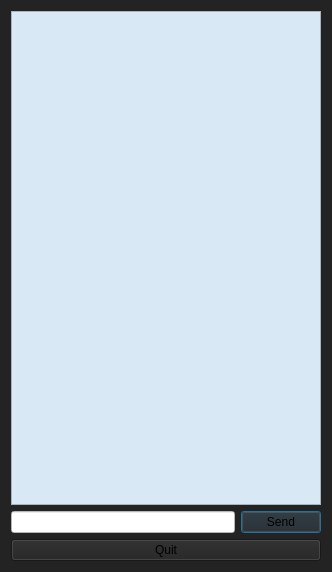
<?xml version="1.0" encoding="UTF-8"?>
<ui version="4.0">
 <class>Chat</class>
 <widget class="QDialog" name="Chat">
  <property name="geometry">
   <rect>
    <x>0</x>
    <y>0</y>
    <width>332</width>
    <height>572</height>
   </rect>
  </property>
  <property name="windowTitle">
   <string>Bluetooth Chat</string>
  </property>
  <property name="styleSheet">
   <string notr="true">background-color: rgb(35, 35, 35);</string>
  </property>
  <layout class="QVBoxLayout" name="verticalLayout">
   <item>
    <widget class="QTextEdit" name="chat">
     <property name="focusPolicy">
      <enum>Qt::NoFocus</enum>
     </property>
     <property name="styleSheet">
      <string notr="true">background-color: rgb(217, 232, 245);</string>
     </property>
    </widget>
   </item>
   <item>
    <layout class="QHBoxLayout" name="horizontalLayout">
     <item>
      <widget class="QLineEdit" name="sendText">
       <property name="styleSheet">
        <string notr="true">background-color: rgb(255, 255, 255);</string>
       </property>
      </widget>
     </item>
     <item>
      <widget class="QPushButton" name="sendButton">
       <property name="text">
        <string>Send</string>
       </property>
       <property name="default">
        <bool>true</bool>
       </property>
      </widget>
     </item>
    </layout>
   </item>
   <item>
    <layout class="QHBoxLayout" name="horizontalLayout_2"/>
   </item>
   <item>
    <widget class="QPushButton" name="quitButton">
     <property name="styleSheet">
      <string notr="true"/>
     </property>
     <property name="text">
      <string>Quit</string>
     </property>
    </widget>
   </item>
  </layout>
 </widget>
 <resources/>
 <connections/>
</ui>
